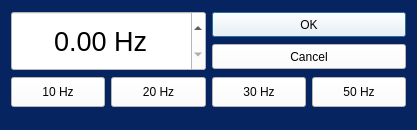
<?xml version="1.0" encoding="UTF-8"?>
<ui version="4.0">
 <class>Dialog</class>
 <widget class="QDialog" name="Dialog">
  <property name="geometry">
   <rect>
    <x>0</x>
    <y>0</y>
    <width>417</width>
    <height>130</height>
   </rect>
  </property>
  <property name="windowTitle">
   <string>Set VFD Frequency</string>
  </property>
  <property name="styleSheet">
   <string notr="true">background-color: rgb(5, 36, 96);</string>
  </property>
  <layout class="QVBoxLayout" name="verticalLayout">
   <item>
    <layout class="QHBoxLayout" name="horizontalLayout">
     <item>
      <widget class="QDoubleSpinBox" name="doubleSpinBox">
       <property name="minimumSize">
        <size>
         <width>0</width>
         <height>60</height>
        </size>
       </property>
       <property name="font">
        <font>
         <pointsize>20</pointsize>
         <weight>50</weight>
         <bold>false</bold>
        </font>
       </property>
       <property name="styleSheet">
        <string notr="true">background-color: rgb(255, 255, 255);</string>
       </property>
       <property name="alignment">
        <set>Qt::AlignCenter</set>
       </property>
       <property name="suffix">
        <string> Hz</string>
       </property>
       <property name="decimals">
        <number>2</number>
       </property>
       <property name="singleStep">
        <double>0.100000000000000</double>
       </property>
      </widget>
     </item>
     <item>
      <layout class="QVBoxLayout" name="verticalLayout_2">
       <item>
        <widget class="QPushButton" name="VFD_OK">
         <property name="minimumSize">
          <size>
           <width>0</width>
           <height>25</height>
          </size>
         </property>
         <property name="styleSheet">
          <string notr="true">background-color: rgb(255, 255, 255);</string>
         </property>
         <property name="text">
          <string>OK</string>
         </property>
        </widget>
       </item>
       <item>
        <widget class="QPushButton" name="VFD_cancel">
         <property name="minimumSize">
          <size>
           <width>0</width>
           <height>25</height>
          </size>
         </property>
         <property name="styleSheet">
          <string notr="true">background-color: rgb(255, 255, 255);

</string>
         </property>
         <property name="text">
          <string>Cancel</string>
         </property>
        </widget>
       </item>
      </layout>
     </item>
    </layout>
   </item>
   <item>
    <layout class="QHBoxLayout" name="horizontalLayout_3">
     <item>
      <widget class="QPushButton" name="set_10">
       <property name="minimumSize">
        <size>
         <width>0</width>
         <height>30</height>
        </size>
       </property>
       <property name="styleSheet">
        <string notr="true">background-color: rgb(255, 255, 255);</string>
       </property>
       <property name="text">
        <string>10 Hz</string>
       </property>
      </widget>
     </item>
     <item>
      <widget class="QPushButton" name="set_20">
       <property name="minimumSize">
        <size>
         <width>0</width>
         <height>30</height>
        </size>
       </property>
       <property name="styleSheet">
        <string notr="true">background-color: rgb(255, 255, 255);</string>
       </property>
       <property name="text">
        <string>20 Hz</string>
       </property>
      </widget>
     </item>
     <item>
      <widget class="QPushButton" name="set_30">
       <property name="minimumSize">
        <size>
         <width>0</width>
         <height>30</height>
        </size>
       </property>
       <property name="styleSheet">
        <string notr="true">background-color: rgb(255, 255, 255);
</string>
       </property>
       <property name="text">
        <string>30 Hz</string>
       </property>
      </widget>
     </item>
     <item>
      <widget class="QPushButton" name="set_50">
       <property name="minimumSize">
        <size>
         <width>0</width>
         <height>30</height>
        </size>
       </property>
       <property name="styleSheet">
        <string notr="true">background-color: rgb(255, 255, 255);
</string>
       </property>
       <property name="text">
        <string>50 Hz</string>
       </property>
      </widget>
     </item>
    </layout>
   </item>
   <item>
    <spacer name="verticalSpacer">
     <property name="orientation">
      <enum>Qt::Vertical</enum>
     </property>
     <property name="sizeHint" stdset="0">
      <size>
       <width>20</width>
       <height>40</height>
      </size>
     </property>
    </spacer>
   </item>
  </layout>
 </widget>
 <resources/>
 <connections/>
</ui>
